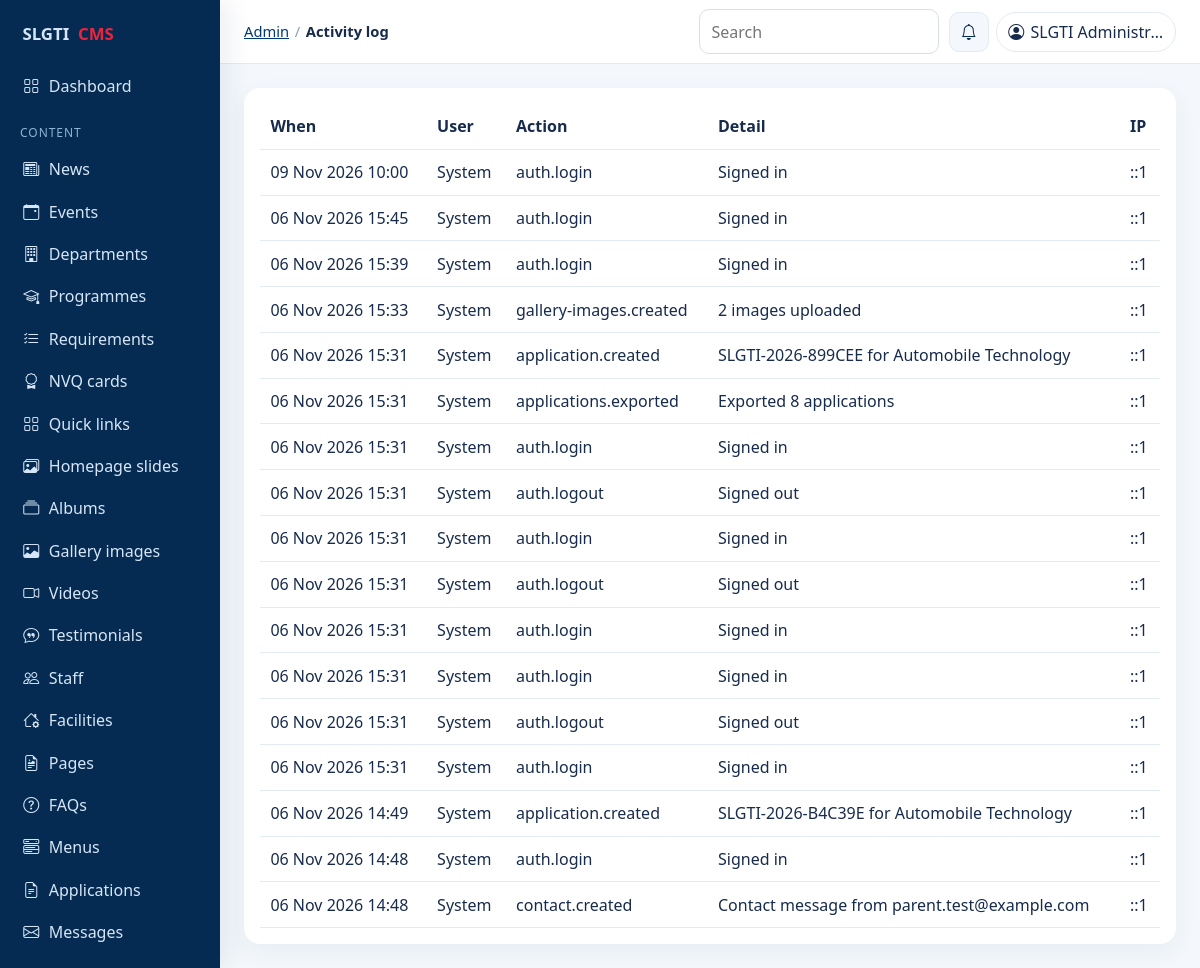
The page /admin/logs (signed in) on the database its author committed.
### tables this page shows
CREATE TABLE `activity_logs` (
  `id` int unsigned NOT NULL AUTO_INCREMENT,
  `user_id` int unsigned DEFAULT NULL,
  `action` varchar(80) NOT NULL,
  `description` varchar(500) NOT NULL,
  `ip_address` varchar(45) DEFAULT NULL,
  `created_at` datetime NOT NULL DEFAULT CURRENT_TIMESTAMP,
  PRIMARY KEY (`id`),
  KEY `fk_logs_user` (`user_id`),
  KEY `idx_logs_created` (`created_at`),
  CONSTRAINT `fk_logs_user` FOREIGN KEY (`user_id`) REFERENCES `users` (`id`) ON DELETE SET NULL
);

### app/Helpers/functions.php (called while the page is built, shortened)
<?php
function e(?string $value): string
{
    return htmlspecialchars((string) $value, ENT_QUOTES, 'UTF-8');
}
function format_date(?string $date, string $format = 'd M Y'): string
{
    $time = strtotime($date);
    return $time ? date($format, $time) : '';
}
function settings(?string $key = null, ?string $default = null): mixed
{
    static $cache = null;
    if ($cache === null) {
        $rows = \App\Core\Model::fetchAll('SELECT setting_key, setting_value FROM settings');
        $cache = [];
        foreach ($rows as $row) {
            $cache[$row['setting_key']] = $row['setting_value'];
        }
    }
    return $cache[$key] ?? $default;
}
function view(string $name, array $data = [], ?string $layout = 'layouts/main'): void
{
    $data['metaTitle'] = $data['metaTitle'] ?? settings('site_name', 'SLGTI');
    $data['metaDescription'] = $data['metaDescription'] ?? settings('meta_description', '');
    extract($data, EXTR_SKIP);
    $viewFile = APP_PATH . '/Views/' . $name . '.php';
    require $viewFile;
}
function paginate(int $total, int $page, int $perPage): array
{
    $pages = max(1, (int) ceil($total / $perPage));
    $page = min(max(1, $page), $pages);
    return [
        'total' => $total,
        'page' => $page,
        'pages' => $pages,
        'per_page' => $perPage,
        'offset' => ($page - 1) * $perPage,
    ];
}

### app/Controllers/Admin/LogController.php (called while the page is built, shortened)
<?php
final class LogController
{
    public function index(): void
    {
        $page = max(1, (int) ($_GET['page'] ?? 1));
        $total = (int) Model::fetch('SELECT COUNT(*) AS total FROM activity_logs')['total'];
        $pager = paginate($total, $page, 20);
        $logs = Model::fetchAll(
            "SELECT l.*, u.name AS user_name FROM activity_logs l
             LEFT JOIN users u ON u.id = l.user_id
             ORDER BY l.id DESC LIMIT {$pager['per_page']} OFFSET {$pager['offset']}"
        );
        view('admin/logs/index', [
            'logs' => $logs,
            'pager' => $pager,
            'metaTitle' => 'Activity log',
        ], 'layouts/admin');
    }
}

### app/bootstrap.php (called while the page is built, shortened)
<?php
require APP_PATH . '/Helpers/functions.php';
spl_autoload_register(static function (string $class): void {
    $prefix = 'App\\';
    $relative = str_replace('\\', '/', substr($class, strlen($prefix)));
    $file = APP_PATH . '/' . $relative . '.php';
});
$router = new Router();
$router->dispatch($_SERVER['REQUEST_METHOD'] ?? 'GET', $_SERVER['REQUEST_URI'] ?? '/');

### public/index.php (called while the page is built, shortened)
<?php
require APP_PATH . '/bootstrap.php';

### config/database.php (called while the page is built, shortened)
<?php
return [
    'host' => '127.0.0.1',
    'port' => 3306,
    'database' => 'webslgti',
    'username' => 'root',
    'password' => '1234',
    'charset' => 'utf8mb4',
];

### app/Core/Database.php (called while the page is built, shortened)
<?php
final class Database
{
    private static ?PDO $pdo = null;
    public static function connection(): PDO
    {
        if (self::$pdo instanceof PDO) {
            return self::$pdo;
        }
        $config = require CONFIG_PATH . '/database.php';
        $dsn = sprintf(
            'mysql:host=%s;port=%d;dbname=%s;charset=%s',
            $config['host'],
            (int) $config['port'],
            $config['database'],
            $config['charset']
        );
        try {
            self::$pdo = new PDO($dsn, $config['username'], $config['password'], [
                PDO::ATTR_ERRMODE => PDO::ERRMODE_EXCEPTION,
                PDO::ATTR_DEFAULT_FETCH_MODE => PDO::FETCH_ASSOC,
                PDO::ATTR_EMULATE_PREPARES => false,
            ]);
        } catch (PDOException $exception) {
            self::fail($exception);
        }
        return self::$pdo;
    }
}

### app/Core/Model.php (called while the page is built, shortened)
<?php
class Model
{
    public static function query(string $sql, array $params = []): PDOStatement
    {
        $statement = Database::connection()->prepare($sql);
        $statement->execute($params);
        return $statement;
    }
    public static function fetchAll(string $sql, array $params = []): array
    {
        return self::query($sql, $params)->fetchAll();
    }
    public static function fetch(string $sql, array $params = []): ?array
    {
        $row = self::query($sql, $params)->fetch();
        return $row ?: null;
    }
}

### app/Views/admin/logs/index.php (the view, shortened to what this page needs)
<div class="panel">
    <div class="table-wrap">
    <table class="data-table">
        <thead><tr><th>When</th><th>User</th><th>Action</th><th>Detail</th><th>IP</th></tr></thead>
        <tbody>
        <?php foreach ($logs as $log): ?>
            <tr>
                <td><?= e(format_date($log['created_at'], 'd M Y H:i')) ?></td>
                <td><?= e($log['user_name'] ?: 'System') ?></td>
                <td><?= e($log['action']) ?></td>
                <td><?= e($log['description']) ?></td>
                <td><?= e($log['ip_address']) ?></td>
            </tr>
        <?php endforeach; ?>
        </tbody>
    </table>
    </div>
</div>

### app/Core/Router.php (shortened to what this page needs)
<?php
final class Router
{
    private array $routes = [];
    private function add(string $method, string $path, array $handler): void
    {
        $this->routes[] = compact('method', 'path', 'handler');
    }
    public function dispatch(string $method, string $uri): void
    {
        $path = parse_url($uri, PHP_URL_PATH) ?: '/';
        $path = '/' . trim($path, '/');
        if ($path !== '/') {
            $path = rtrim($path, '/');
        }
        foreach ($this->routes as $route) {
            if ($route['method'] !== $method) {
                continue;
            }
            $pattern = preg_replace('#\{([a-zA-Z_][a-zA-Z0-9_]*)\}#', '(?P<$1>[^/]+)', $route['path']);
            if (!preg_match('#^' . $pattern . '$#', $path, $matches)) {
                continue;
            }
            $params = [];
            $this->invoke($route['handler'], $params);
            return;
        }
    }
    private function invoke(array $handler, array $params): void
    {
        [$class, $method] = $handler;
        $controller = new $class();
        $controller->{$method}(...array_values($params));
    }
}

### public/assets/css/admin.css (style rules this page uses)
body { margin: 0; font-family: "Segoe UI", sans-serif; color: #172B4D; background: #F4F8FC; }
.stat-grid article, .panel, .auth-card { background: #fff; border-radius: 16px; padding: 1rem; box-shadow: 0 8px 24px rgba(6,43,82,.06); }
table { width: 100%; border-collapse: collapse; }
th, td { text-align: left; padding: .65rem; border-bottom: 1px solid #E2EAF3; vertical-align: top; }

### public/assets/css/admin-responsive.css (style rules this page uses)
.admin-body { --sidebar-width: clamp(220px, 18vw, 280px); --sidebar-collapsed-width: 0px; --topbar-height: 64px; --content-padding: clamp(0.75rem, 2vw, 1.5rem); --card-gap: clamp(0.75rem, 1.5vw, 1.25rem); --primary-color: #062B52; --secondary-color: #003B70; --accent-color: #EF233C; --ink: #172B4D; --line: #E2EAF3; --surface: #ffffff; --canvas: #F4F8FC; overflow-x: clip; background: var(--canvas); color: var(--ink); font-size: clamp(0.92rem, 0.35vw + 0.84rem, 1rem); }
.admin-body .panel, .admin-body .admin-columns { min-width: 0; }
.admin-body .table-wrap { width: 100%; max-width: 100%; overflow: auto; -webkit-overflow-scrolling: touch; }
.admin-body .table-wrap table { width: 100%; min-width: 640px; margin: 0; }
.admin-body .data-table thead th { position: sticky; top: 0; z-index: 1; background: #fff; }

### rows shown on the page
activity_logs: created_at "09 Nov 2026 10:00", user_name "System", action "auth.login", description "Signed in", ip_address "::1"
activity_logs: created_at "06 Nov 2026 15:45", user_name "System", action "auth.login", description "Signed in", ip_address "::1"
activity_logs: created_at "06 Nov 2026 15:39", user_name "System", action "auth.login", description "Signed in", ip_address "::1"
activity_logs: created_at "06 Nov 2026 15:33", user_name "System", action "gallery-images.created", description "2 images uploaded", ip_address "::1"
activity_logs: created_at "06 Nov 2026 15:31", user_name "System", action "application.created", description "SLGTI-2026-899CEE for Automobile Technology", ip_address "::1"
activity_logs: created_at "06 Nov 2026 15:31", user_name "System", action "applications.exported", description "Exported 8 applications", ip_address "::1"
activity_logs: created_at "06 Nov 2026 15:31", user_name "System", action "auth.login", description "Signed in", ip_address "::1"
activity_logs: created_at "06 Nov 2026 15:31", user_name "System", action "auth.logout", description "Signed out", ip_address "::1"
activity_logs: created_at "06 Nov 2026 15:31", user_name "System", action "auth.login", description "Signed in", ip_address "::1"
activity_logs: created_at "06 Nov 2026 15:31", user_name "System", action "auth.logout", description "Signed out", ip_address "::1"
activity_logs: created_at "06 Nov 2026 15:31", user_name "System", action "auth.login", description "Signed in", ip_address "::1"
activity_logs: created_at "06 Nov 2026 15:31", user_name "System", action "auth.login", description "Signed in", ip_address "::1"
activity_logs: created_at "06 Nov 2026 15:31", user_name "System", action "auth.logout", description "Signed out", ip_address "::1"
activity_logs: created_at "06 Nov 2026 15:31", user_name "System", action "auth.login", description "Signed in", ip_address "::1"
activity_logs: created_at "06 Nov 2026 14:49", user_name "System", action "application.created", description "SLGTI-2026-B4C39E for Automobile Technology", ip_address "::1"
activity_logs: created_at "06 Nov 2026 14:48", user_name "System", action "auth.login", description "Signed in", ip_address "::1"
activity_logs: created_at "06 Nov 2026 14:48", user_name "System", action "contact.created", description "Contact message from parent.test@example.com", ip_address "::1"

### other values the page prints
$label "News"
$label "Events"
$label "Departments"
$label "Programmes"
$label "Requirements"
$label "NVQ cards"
$label "Quick links"
$label "Homepage slides"
$label "Albums"
$label "Gallery images"
$label "Videos"
$label "Testimonials"
$label "Staff"
$label "Facilities"
$label "Pages"
